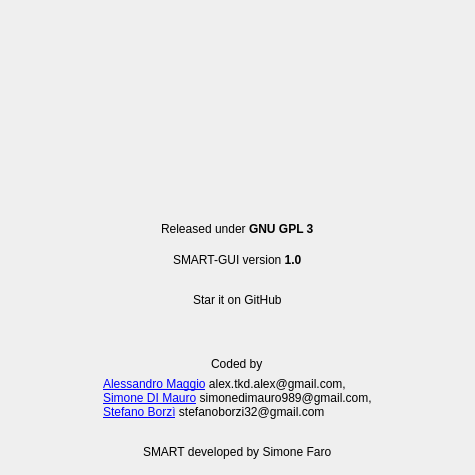
<?xml version="1.0" encoding="UTF-8"?>
<ui version="4.0">
 <class>aboutWindow</class>
 <widget class="QDialog" name="aboutWindow">
  <property name="geometry">
   <rect>
    <x>0</x>
    <y>0</y>
    <width>475</width>
    <height>475</height>
   </rect>
  </property>
  <property name="minimumSize">
   <size>
    <width>475</width>
    <height>475</height>
   </size>
  </property>
  <property name="maximumSize">
   <size>
    <width>475</width>
    <height>479</height>
   </size>
  </property>
  <property name="baseSize">
   <size>
    <width>0</width>
    <height>0</height>
   </size>
  </property>
  <property name="windowTitle">
   <string>About SMART-GUI</string>
  </property>
  <property name="windowIcon">
   <iconset>
    <normaloff>icon.png</normaloff>icon.png</iconset>
  </property>
  <layout class="QHBoxLayout" name="horizontalLayout_2">
   <item>
    <layout class="QVBoxLayout" name="verticalLayout">
     <property name="spacing">
      <number>6</number>
     </property>
     <item alignment="Qt::AlignHCenter">
      <widget class="QLabel" name="label">
       <property name="minimumSize">
        <size>
         <width>200</width>
         <height>200</height>
        </size>
       </property>
       <property name="maximumSize">
        <size>
         <width>200</width>
         <height>200</height>
        </size>
       </property>
       <property name="text">
        <string/>
       </property>
       <property name="pixmap">
        <pixmap resource="icon.qrc">:/icon.png</pixmap>
       </property>
       <property name="scaledContents">
        <bool>true</bool>
       </property>
      </widget>
     </item>
     <item alignment="Qt::AlignHCenter">
      <widget class="QLabel" name="label_2">
       <property name="text">
        <string>&lt;html&gt;&lt;head/&gt;&lt;body&gt;&lt;p&gt;Released under &lt;span style=&quot; font-weight:600;&quot;&gt;GNU GPL 3&lt;/span&gt;&lt;/p&gt;&lt;/body&gt;&lt;/html&gt;</string>
       </property>
      </widget>
     </item>
     <item alignment="Qt::AlignHCenter">
      <widget class="QLabel" name="label_5">
       <property name="text">
        <string>&lt;html&gt;&lt;head/&gt;&lt;body&gt;&lt;p&gt;SMART-GUI version &lt;span style=&quot; font-weight:600;&quot;&gt;1.0&lt;/span&gt;&lt;/p&gt;&lt;/body&gt;&lt;/html&gt;</string>
       </property>
      </widget>
     </item>
     <item alignment="Qt::AlignHCenter">
      <widget class="QLabel" name="label_7">
       <property name="text">
        <string>
Star it on GitHub</string>
       </property>
      </widget>
     </item>
     <item alignment="Qt::AlignHCenter">
      <widget class="QLabel" name="label_8">
       <property name="maximumSize">
        <size>
         <width>75</width>
         <height>30</height>
        </size>
       </property>
       <property name="cursor">
        <cursorShape>PointingHandCursor</cursorShape>
       </property>
       <property name="midLineWidth">
        <number>7</number>
       </property>
       <property name="text">
        <string>&lt;a href=&quot;https://github.com/Helias/SMART-GUI.git&quot;&gt;&lt;img src=&quot;:/Star.png&quot; width=&quot;75&quot; height=&quot;30&quot;&gt;&lt;/a&gt;</string>
       </property>
       <property name="pixmap">
        <pixmap resource="icon.qrc">:/Star.png</pixmap>
       </property>
       <property name="scaledContents">
        <bool>true</bool>
       </property>
       <property name="margin">
        <number>-3</number>
       </property>
       <property name="openExternalLinks">
        <bool>true</bool>
       </property>
      </widget>
     </item>
     <item alignment="Qt::AlignHCenter">
      <widget class="QLabel" name="label_3">
       <property name="text">
        <string>
Coded by</string>
       </property>
      </widget>
     </item>
     <item alignment="Qt::AlignHCenter">
      <widget class="QLabel" name="label_4">
       <property name="text">
        <string>&lt;html&gt;&lt;head/&gt;&lt;body&gt;&lt;p&gt;&lt;a href=&quot;https://github.com/Tkd-Alex&quot;&gt;&lt;span style=&quot; text-decoration: underline; color:#0000ff;&quot;&gt;Alessandro Maggio&lt;/span&gt;&lt;/a&gt; alex.tkd.alex@gmail.com, &lt;br/&gt;&lt;a href=&quot;https://github.com/simone989&quot;&gt;&lt;span style=&quot; text-decoration: underline; color:#0000ff;&quot;&gt;Simone DI Mauro&lt;/span&gt;&lt;/a&gt; simonedimauro989@gmail.com,&lt;br/&gt;&lt;a href=&quot;https://github.com/Helias&quot;&gt;&lt;span style=&quot; text-decoration: underline; color:#0000ff;&quot;&gt;Stefano Borzì&lt;/span&gt;&lt;/a&gt; stefanoborzi32@gmail.com&lt;br&gt;&lt;/p&gt;&lt;/body&gt;&lt;/html&gt;</string>
       </property>
       <property name="openExternalLinks">
        <bool>true</bool>
       </property>
      </widget>
     </item>
     <item alignment="Qt::AlignHCenter">
      <widget class="QLabel" name="label_6">
       <property name="text">
        <string>SMART developed by Simone Faro</string>
       </property>
      </widget>
     </item>
    </layout>
   </item>
  </layout>
 </widget>
 <resources>
  <include location="icon.qrc"/>
 </resources>
 <connections/>
</ui>
